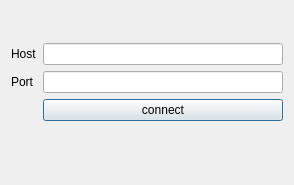
<?xml version="1.0" encoding="UTF-8"?>
<ui version="4.0">
 <class>Dialog</class>
 <widget class="QDialog" name="Dialog">
  <property name="geometry">
   <rect>
    <x>0</x>
    <y>0</y>
    <width>294</width>
    <height>185</height>
   </rect>
  </property>
  <property name="windowTitle">
   <string>Dialog</string>
  </property>
  <layout class="QGridLayout" name="gridLayout">
   <item row="1" column="0">
    <widget class="QLabel" name="label_host">
     <property name="text">
      <string>Host</string>
     </property>
    </widget>
   </item>
   <item row="0" column="1">
    <spacer name="verticalSpacer">
     <property name="orientation">
      <enum>Qt::Vertical</enum>
     </property>
     <property name="sizeHint" stdset="0">
      <size>
       <width>20</width>
       <height>40</height>
      </size>
     </property>
    </spacer>
   </item>
   <item row="4" column="1">
    <spacer name="verticalSpacer_2">
     <property name="orientation">
      <enum>Qt::Vertical</enum>
     </property>
     <property name="sizeHint" stdset="0">
      <size>
       <width>20</width>
       <height>40</height>
      </size>
     </property>
    </spacer>
   </item>
   <item row="2" column="0">
    <widget class="QLabel" name="label_port">
     <property name="text">
      <string>Port</string>
     </property>
    </widget>
   </item>
   <item row="2" column="1">
    <widget class="QLineEdit" name="lineEdit_2"/>
   </item>
   <item row="1" column="1">
    <widget class="QLineEdit" name="lineEdit"/>
   </item>
   <item row="3" column="1">
    <widget class="QPushButton" name="pushButton">
     <property name="text">
      <string>connect</string>
     </property>
    </widget>
   </item>
   <item row="5" column="1">
    <widget class="QLabel" name="label_status">
     <property name="text">
      <string>  </string>
     </property>
    </widget>
   </item>
  </layout>
 </widget>
 <resources/>
 <connections/>
</ui>
